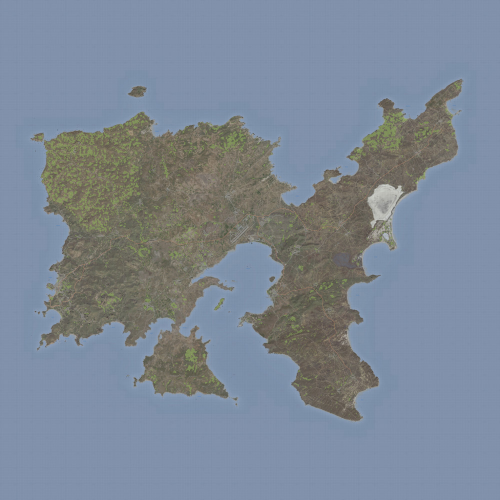
#> input picture modules/rcon_jmw/mapTemplates/Altis_sat_s.jpg, 1000 x 1000 px (shown at 1/2 size); its folder holds only this picture in this run
$ python -i playerMapGenerator.py   (imports and definitions only)
#> lines starting #> are read from the running program, lines starting #| are printed output that depends on the picture
import json
import os
from os import listdir
from os.path import isfile, join
import numpy as np
import numpy.random

from PIL import Image, ImageDraw
import  matplotlib.cm
import sys
import io
from scipy.ndimage.filters import gaussian_filter
from scipy import misc
# Usage: img = generateMap(self, player_name="all", bins=50)

class playerMapGenerator():
    def __init__(self, path):
        self.Maps = {}
        self.Maps["Altis"] = {"size": 30720, "file": "Altis_sat_s.jpg"}
        self.Maps["Malden"] = {"size": 12800, "file": "Malden_s.jpg"}
        self.Maps["Stratis"] = {"size": 8192, "file": "Statis_s.jpg"}
        self.Maps["Tanoa"] =  {"size": 15360, "file": "Tanoa.jpg"}
        self.Maps["Enoch"] =  {"size": 12800, "file": "Livonia.jpg"}

        self.data_path = path
        self.path = os.path.dirname(os.path.realpath(__file__))
        self.color = matplotlib.cm.get_cmap('jet')

    # [15 lines left out: function getPlayers, not called in this run]

    def generateData(self, player_name="all", map="Altis"):
        files = [f for f in listdir(self.data_path) if isfile(join(self.data_path, f))]

        players=[] #[[0,0],[self.MAP_SIZE,self.MAP_SIZE]]
        for file in files:
            if("CUR" not in file and "ADV" in file and map in file):
                with open(self.data_path+"/"+file) as f:
                    data = json.load(f)
                    if(len(data) > 0):
                        for row in data:
                            if(row["CTI_DataPacket"] == "Data"):
                                players += self.getPlayers(row, player_name)
        return np.array(players)

    # [36 lines left out: functions drawheatmap, colvF1, not called in this run]


    def generateMap(self, player_name="all", map="Altis", bins=1000, sigma=16, new=True):
#> called with player_name = 'all', map = 'Altis', bins = 1000, sigma = 16, new = True
        img = Image.open(self.path+'/mapTemplates/{}'.format(self.Maps[map]["file"])).convert('LA').convert("RGBA")
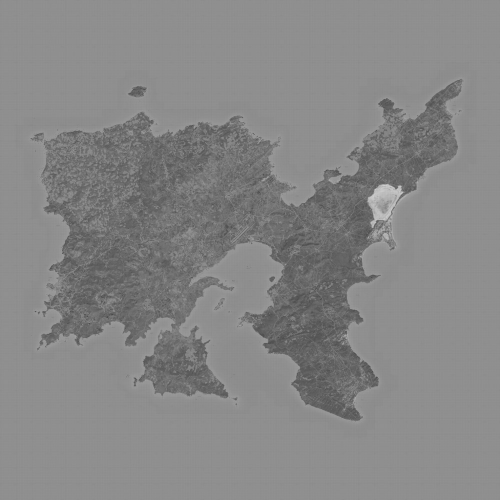
#> img: PIL image 1000x1000 RGBA (shown at 1/2 size); mean R, G, B, A 133.8, 133.8, 133.8, 255
        players = self.generateData(player_name, map)
        print("Cords Count:", len(players))
        if(len(players) == 0):
            return False

        # Generate data
        x = players[:,0]
        y = players[:,1]

        heatmapD, xedges, yedges = np.histogram2d(x, y, bins=bins, range=[[0,self.Maps[map]["size"]],[0,self.Maps[map]["size"]]])
        if(new):
            heatmapD = gaussian_filter(heatmapD, sigma=sigma)
        img = self.drawheatmap(heatmapD, img)
        #return img
        byteImgIO = io.BytesIO()
        img.save(byteImgIO, "JPEG")
        byteImgIO.seek(0)

        return byteImgIO

# [4 lines of commented-out code are left out]

#> (the run stopped early here; a loop or call above may not have finished)
